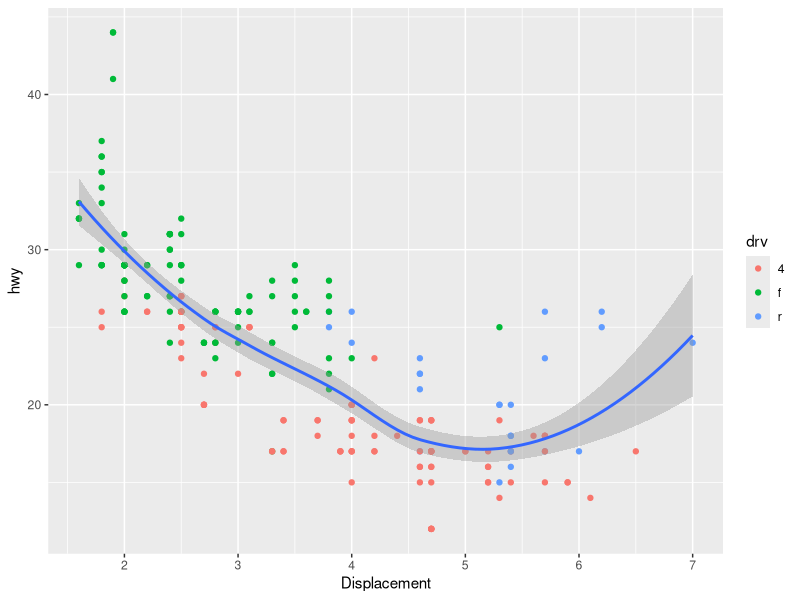

Source code (R):
## ---- chunk 1
knitr::opts_chunk$set(warning = FALSE, message = FALSE, 
                      fig.retina = 3, fig.align = "center")

# sass::sass(
#   sass::sass_file("css/ath-slides.scss"),
#   output = "css/ath-slides.css",
#   options = sass::sass_options(
#     # output_style = "compressed"
#   )
# )
## ---- chunk 2
library(tidyverse)
library(scales)
library(broom)
## ---- chunk 3
ggplot(mpg, aes(x = displ, y = hwy)) +
  geom_point(aes(color = drv)) +
  geom_smooth() +
  labs(x = "Displacement")
